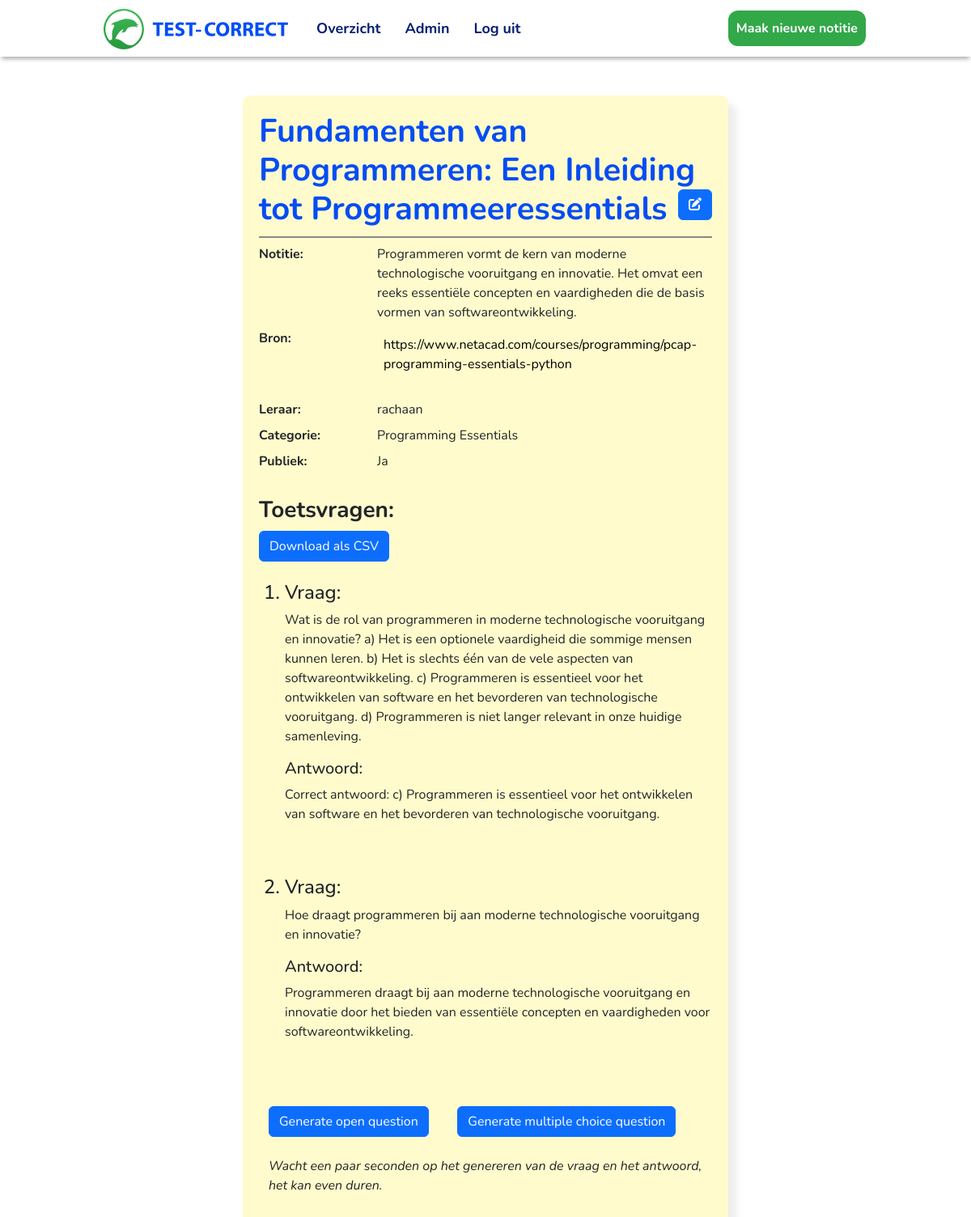
Page /viewnote/34341679-686f-4cff-83c8-631e2e88eaa3 (signed in) on the committed database.
### tables this page shows
CREATE TABLE "notes" (
	"note_id"	INT,
	"title"	TEXT NOT NULL,
	"note_source"	TEXT NOT NULL,
	"is_public"	INTEGER NOT NULL DEFAULT 1,
	"teacher_id"	INTEGER NOT NULL,
	"category_id"	INTEGER NOT NULL,
	"note"	TEXT NOT NULL,
	"date_created"	DATETIME DEFAULT CURRENT_TIMESTAMP);

CREATE TABLE teachers (
            teacher_id INTEGER PRIMARY KEY AUTOINCREMENT,
            display_name TEXT NOT NULL,
            username TEXT NOT NULL,
            teacher_password TEXT NOT NULL,
            date_created DATETIME DEFAULT CURRENT_TIMESTAMP,
            is_admin INTEGER NOT NULL DEFAULT 0);

CREATE TABLE categories (
            category_id INTEGER PRIMARY KEY AUTOINCREMENT,
            omschrijving TEXT NOT NULL,
            date_created DATETIME DEFAULT CURRENT_TIMESTAMP);

CREATE TABLE "questions" (
	"questions_id"	INTEGER,
	"note_id"	INTEGER NOT NULL,
	"exam_question"	TEXT NOT NULL,
	"exam_answer"	TEXT,
	"date_created"	DATETIME DEFAULT CURRENT_TIMESTAMP,
	FOREIGN KEY("note_id") REFERENCES "notes"("note_id")
);

### app.py (the view)
@application.route("/viewnote/<uuid:note_id>")
@login_required
def viewnote(note_id):
    row = MODEL.view_single_note(str(note_id))
    gen_que = MODEL.get_questions(str(note_id))
    return render_template("viewnote.html.jinja", rows=row, gen_que=gen_que)

### app.py (called while the page is built)
def login_required(view):
    @functools.wraps(view)
    def wrapped_view(**kwargs):
        if g.user is None:
            return redirect("/login")
        return view(**kwargs)
    return wrapped_view

@application.before_request
def load_logged_in_user():
    user_id = session.get("user_id")
    if user_id is None:
        g.user = None
    else:
        g.user = MODEL.get_current_user_data(user_id)

### lib/MVC.py (called while the page is built)
    def __get_connection(self):
        connection = sqlite3.connect(self.dbpath)
        return connection

    def __get_cursor(self):
        connection = self.__get_connection()
        cursor = connection.cursor()
        cursor.row_factory = sqlite3.Row
        return cursor

    def get_current_user_data(self, user_id):
        cursor = self.__get_cursor()
        cursor.execute("""SELECT
                        teachers.teacher_id,
                        teachers.display_name,
                        teachers.username,
                        teachers.is_admin
                       FROM teachers
                       WHERE teacher_id = ?""",
                       (user_id,))
        return cursor.fetchone()

    def view_single_note(self, note_id):
        conn = sqlite3.connect(self.dbpath)
        conn.row_factory = sqlite3.Row
        cursor = conn.cursor()
        cursor.execute(
            """
            SELECT  teachers.display_name,
                    categories.omschrijving,
                    *
            FROM notes
            JOIN categories ON notes.category_id = categories.category_id
            JOIN teachers ON notes.teacher_id = teachers.teacher_id
            WHERE note_id = ?""",
            (note_id,),
        )
        return cursor.fetchone()

    def get_questions(self, note_id):
        conn = sqlite3.connect(self.dbpath)
        conn.row_factory = sqlite3.Row
        cursor = conn.cursor()
        cursor.execute(
            """
                    SELECT exam_question, questions_id, exam_answer
                    FROM questions
                    WHERE note_id = ?""",
            (note_id,),
        )
        rows = cursor.fetchall()
        questions = [dict(row) for row in rows]
        return questions

### templates/viewnote.html.jinja (shortened to what this page needs)
{% extends "base.html" %}
{% block head %}
  {{ super() }}
{% endblock %}
{% block content %}
<div id="center" class="container mt-5" >
  <h1>{{ rows.title }}
    <a style="float: right;" href="/editnote/{{rows.note_id}}" class="btn btn-primary float-right">
      <i class="fa-solid fa-pen-to-square"></i>
    </a>
  </h1>
    <dl class="row">
      <dt class="col-sm-3">Notitie:</dt>
        <dd class="col-sm-9">{{ rows.note }}</dd>
      <dt class="col-sm-3">Bron:</dt>
        <dd class="col-sm-9">
          <p></p>
        </dd>
      <dt class="col-sm-3">Leraar:</dt>
        <dd class="col-sm-9">{{ rows.display_name }}</dd>
      <dt class="col-sm-3 text-truncate">Categorie:</dt>
        <dd class="col-sm-9">{{ rows.omschrijving }}</dd>
      <dt class="col-sm-3 text-truncate">Publiek:</dt>
        <dd class="col-sm-9">{% if rows.is_public == 1 %}Ja{% else %}Nee{% endif %}</dd>
      <br>
  </dl>
<div class="mt-4">
  <h3 style="font-weight: bold;">Toetsvragen:</h3>
  {% if gen_que %}
    <a href="/download_csv/{{ rows.note_id }}" class="btn btn-primary">Download als CSV</a>
    <br></br>
      <ol>
          {% for question in gen_que %}
          <h4><li>Vraag:</li></h4>
          <p>{{ question.exam_question }}</p>
          <h5>Antwoord:</h5>
          {% if question.exam_answer %}
          <p>{{ question.exam_answer }}</p>
          {% else %}
          <p>Geen antwoord beschikbaar</p>
          {% endif %}
      <br>
          <br>
          {% endfor %}
      </ol>
  {% else %}
      <p>Geen vragen beschikbaar.</p>
  {% endif %}
</div>
<div class="container">
  <div class="row">
    <div class="col-sm-5">
      <a class="btn btn-primary" href="{{ url_for('open_question', note_id=rows.note_id) }}">Generate open question</a>
    </div>
    <div class="col-sm-7">
      <a class="btn btn-primary" href="{{ url_for('multiple_choice_question', note_id=rows.note_id) }}">Generate multiple choice question</a>
    </div>
  </div>
  <br>
  <p><i>Wacht een paar seconden op het genereren van de vraag en het antwoord, het kan even duren.</i></p>
</div>
</div>
{% endblock %}

### static/styles/test.css (style rules this page uses)
* { margin: 0; padding: 0; box-sizing: border-box; }
body { font-family: 'Nunito', sans-serif; }
#center { background-color: #fffbcc; box-shadow: 10px 10px 10px 0px rgba(136, 136, 136, 0.15); padding: 20px; border-radius: 10px; max-width: 600px; }
h1 { color: #044cf4; font-weight: 700; }
#center h1 { border-bottom: 2px solid #888888; padding-bottom: 10px; }
a { display: block; padding: 8px; font-family: 'Nunito', sans-serif; text-decoration: none; color: rgb(0, 0, 0); }

### rows in the picture
notes: title "Fundamenten van Programmeren: Een Inleiding tot Programmeeressentials", note "Programmeren vormt de kern van moderne technologische vooruitgang en innovatie. Het omvat een reeks essentiële concepten en vaardigheden die de basis vormen van softwareontwikkeling."
teachers: display_name "rachaan"
categories: omschrijving "Programming Essentials"
questions: exam_question "Wat is de rol van programmeren in moderne technologische vooruitgang en innovatie? a) Het is een optionele vaardigheid die sommige mensen kunnen leren. b) Het is slechts één van de vele aspecten van softwareontwikkeling. c) Programmeren is essentieel voor het ontwikkelen van software en het bevorderen van technologische vooruitgang. d) Programmeren is niet langer relevant in onze huidige samenleving.", exam_answer "Correct antwoord: c) Programmeren is essentieel voor het ontwikkelen van software en het bevorderen van technologische vooruitgang."
questions: exam_question "Hoe draagt programmeren bij aan moderne technologische vooruitgang en innovatie?", exam_answer "Programmeren draagt bij aan moderne technologische vooruitgang en innovatie door het bieden van essentiële concepten en vaardigheden voor softwareontwikkeling."
